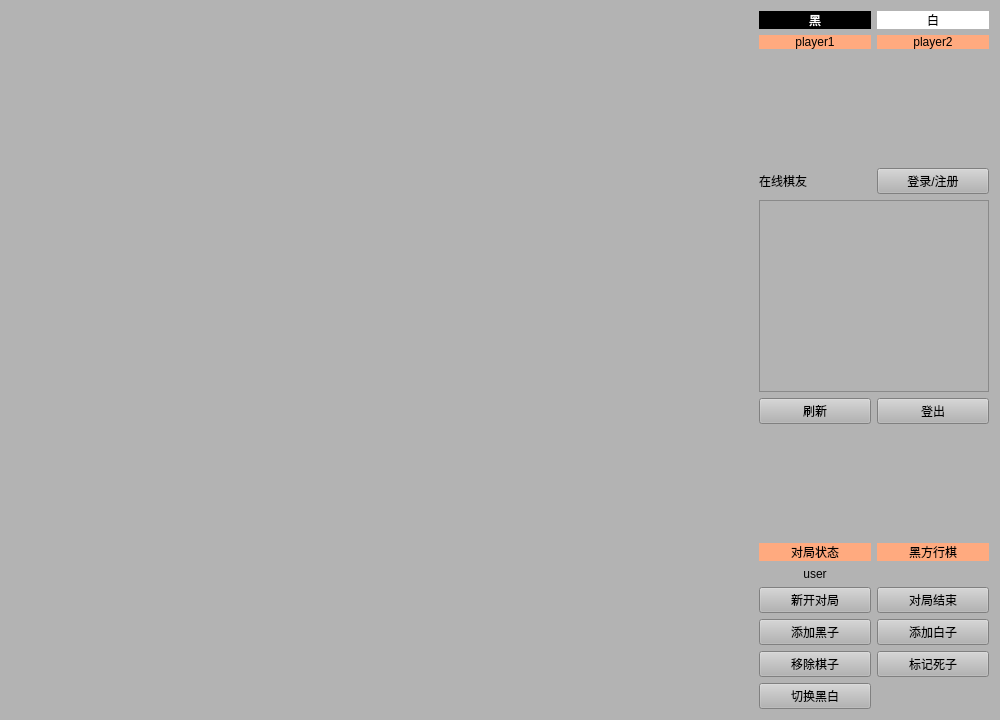
<?xml version="1.0" encoding="UTF-8"?>
<ui version="4.0">
 <class>Widget</class>
 <widget class="QWidget" name="Widget">
  <property name="geometry">
   <rect>
    <x>0</x>
    <y>0</y>
    <width>1000</width>
    <height>720</height>
   </rect>
  </property>
  <property name="sizePolicy">
   <sizepolicy hsizetype="Expanding" vsizetype="Expanding">
    <horstretch>0</horstretch>
    <verstretch>0</verstretch>
   </sizepolicy>
  </property>
  <property name="minimumSize">
   <size>
    <width>720</width>
    <height>520</height>
   </size>
  </property>
  <property name="windowTitle">
   <string>Widget</string>
  </property>
  <property name="styleSheet">
   <string notr="true">background-color: rgb(179, 179, 179);
font: 12pt &quot;仿宋&quot;;</string>
  </property>
  <layout class="QGridLayout" name="gridLayout_3">
   <item row="0" column="0">
    <layout class="QHBoxLayout" name="horizontalLayout_3" stretch="12,1,4">
     <item>
      <spacer name="horizontalSpacer">
       <property name="orientation">
        <enum>Qt::Horizontal</enum>
       </property>
       <property name="sizeHint" stdset="0">
        <size>
         <width>608</width>
         <height>14</height>
        </size>
       </property>
      </spacer>
     </item>
     <item>
      <spacer name="horizontalSpacer_2">
       <property name="orientation">
        <enum>Qt::Horizontal</enum>
       </property>
       <property name="sizeHint" stdset="0">
        <size>
         <width>58</width>
         <height>20</height>
        </size>
       </property>
      </spacer>
     </item>
     <item>
      <layout class="QVBoxLayout" name="verticalLayout_2">
       <item>
        <layout class="QGridLayout" name="gridLayout_2">
         <item row="0" column="0">
          <widget class="QLabel" name="playerColorLabel_1">
           <property name="mouseTracking">
            <bool>false</bool>
           </property>
           <property name="styleSheet">
            <string notr="true">background-color: rgb(0, 0, 0);
color: rgb(255, 255, 255);</string>
           </property>
           <property name="text">
            <string>黑</string>
           </property>
           <property name="alignment">
            <set>Qt::AlignCenter</set>
           </property>
          </widget>
         </item>
         <item row="0" column="1">
          <widget class="QLabel" name="playerCololLabel_2">
           <property name="styleSheet">
            <string notr="true">background-color: rgb(255, 255, 255);
color: rgb(0, 0, 0);</string>
           </property>
           <property name="text">
            <string>白</string>
           </property>
           <property name="alignment">
            <set>Qt::AlignCenter</set>
           </property>
          </widget>
         </item>
         <item row="1" column="0">
          <widget class="QLabel" name="playerColorLabel_2">
           <property name="styleSheet">
            <string notr="true">background-color: rgb(255, 170, 127);</string>
           </property>
           <property name="text">
            <string>player1</string>
           </property>
           <property name="alignment">
            <set>Qt::AlignCenter</set>
           </property>
          </widget>
         </item>
         <item row="1" column="1">
          <widget class="QLabel" name="playerColorLabel_3">
           <property name="styleSheet">
            <string notr="true">background-color: rgb(255, 170, 127);</string>
           </property>
           <property name="text">
            <string>player2</string>
           </property>
           <property name="alignment">
            <set>Qt::AlignCenter</set>
           </property>
          </widget>
         </item>
        </layout>
       </item>
       <item>
        <spacer name="verticalSpacer">
         <property name="orientation">
          <enum>Qt::Vertical</enum>
         </property>
         <property name="sizeHint" stdset="0">
          <size>
           <width>20</width>
           <height>40</height>
          </size>
         </property>
        </spacer>
       </item>
       <item>
        <layout class="QVBoxLayout" name="verticalLayout">
         <item>
          <layout class="QHBoxLayout" name="horizontalLayout">
           <item>
            <widget class="QLabel" name="playerListLabel">
             <property name="text">
              <string>在线棋友</string>
             </property>
            </widget>
           </item>
           <item>
            <widget class="QPushButton" name="loginOrRegisterBtn">
             <property name="text">
              <string>登录/注册</string>
             </property>
            </widget>
           </item>
          </layout>
         </item>
         <item>
          <widget class="QListWidget" name="playerList">
           <property name="contextMenuPolicy">
            <enum>Qt::DefaultContextMenu</enum>
           </property>
          </widget>
         </item>
         <item>
          <layout class="QHBoxLayout" name="horizontalLayout_2">
           <item>
            <widget class="QPushButton" name="refreshPlayerListBtn">
             <property name="text">
              <string>刷新</string>
             </property>
            </widget>
           </item>
           <item>
            <widget class="QPushButton" name="loginoutBtn">
             <property name="text">
              <string>登出</string>
             </property>
            </widget>
           </item>
          </layout>
         </item>
        </layout>
       </item>
       <item>
        <spacer name="verticalSpacer_2">
         <property name="orientation">
          <enum>Qt::Vertical</enum>
         </property>
         <property name="sizeHint" stdset="0">
          <size>
           <width>17</width>
           <height>88</height>
          </size>
         </property>
        </spacer>
       </item>
       <item>
        <layout class="QGridLayout" name="gridLayout">
         <item row="0" column="0">
          <widget class="QLabel" name="statLabel">
           <property name="styleSheet">
            <string notr="true">background-color: rgb(255, 170, 127);</string>
           </property>
           <property name="text">
            <string>对局状态</string>
           </property>
           <property name="textFormat">
            <enum>Qt::AutoText</enum>
           </property>
           <property name="alignment">
            <set>Qt::AlignCenter</set>
           </property>
          </widget>
         </item>
         <item row="0" column="1">
          <widget class="QLabel" name="blackOrWhite">
           <property name="styleSheet">
            <string notr="true">background-color: rgb(255, 170, 127);</string>
           </property>
           <property name="text">
            <string>黑方行棋</string>
           </property>
           <property name="alignment">
            <set>Qt::AlignCenter</set>
           </property>
          </widget>
         </item>
         <item row="1" column="0">
          <widget class="QLabel" name="showUsernameLabel">
           <property name="lineWidth">
            <number>1</number>
           </property>
           <property name="text">
            <string>user</string>
           </property>
           <property name="alignment">
            <set>Qt::AlignCenter</set>
           </property>
          </widget>
         </item>
         <item row="2" column="0">
          <widget class="QPushButton" name="beginButton">
           <property name="text">
            <string>新开对局</string>
           </property>
          </widget>
         </item>
         <item row="2" column="1">
          <widget class="QPushButton" name="endButton">
           <property name="text">
            <string>对局结束</string>
           </property>
          </widget>
         </item>
         <item row="3" column="0">
          <widget class="QPushButton" name="addBlackButton">
           <property name="text">
            <string>添加黑子</string>
           </property>
          </widget>
         </item>
         <item row="3" column="1">
          <widget class="QPushButton" name="addWhiteButton">
           <property name="text">
            <string>添加白子</string>
           </property>
          </widget>
         </item>
         <item row="4" column="0">
          <widget class="QPushButton" name="rmPieceButton">
           <property name="text">
            <string>移除棋子</string>
           </property>
          </widget>
         </item>
         <item row="4" column="1">
          <widget class="QPushButton" name="clickPieceBtn">
           <property name="text">
            <string>标记死子</string>
           </property>
          </widget>
         </item>
         <item row="5" column="0">
          <widget class="QPushButton" name="changeColorButton">
           <property name="text">
            <string>切换黑白</string>
           </property>
          </widget>
         </item>
        </layout>
       </item>
      </layout>
     </item>
    </layout>
   </item>
  </layout>
 </widget>
 <layoutdefault spacing="6" margin="11"/>
 <resources/>
 <connections/>
</ui>
